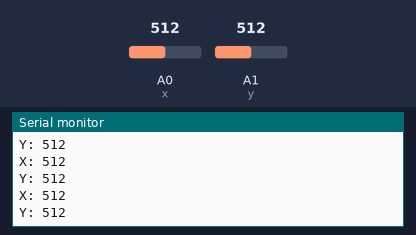
Bench run of a sketch on a simulated Arduino Uno, built with avr-gcc and run on an emulated ATmega328P. Parts: the last lines printed to the serial monitor. The inputs (shaded band) are chosen by the test bench; at power-on: A0 (x) = 512, A1 (y) = 512.

Above: at 1.2 s.
1.3 s: A0 (x) set to 610
At 1.82 s:
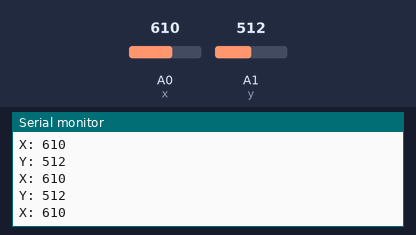
2.8 s: A1 (y) set to 610
At 2.83 s:
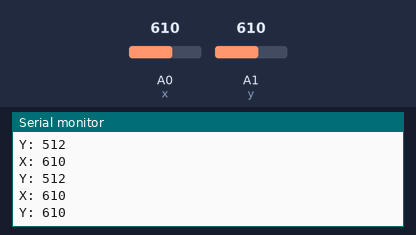
4.3 s: A0 (x) set to 590
At 4.34 s:
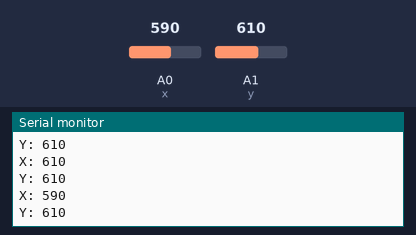
5.8 s: A1 (y) set to 590
At 5.85 s:
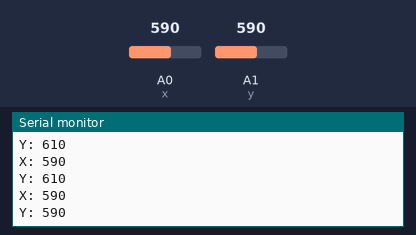
Timing chart, 0 to 8.3 s (numbered marks = the images above; inputs shaded):
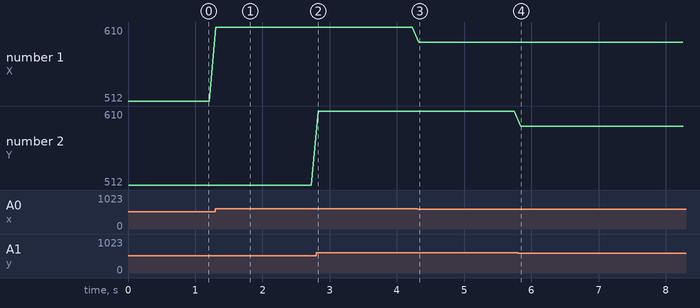

Measured:
- after the input at 1.3 s, the serial monitor: prints a new line at once (image 1)
- after the input at 2.8 s, the serial monitor: prints a new line at once (image 2)
- after the input at 4.3 s, the serial monitor: prints a new line at once (image 3)
- after the input at 5.8 s, the serial monitor: prints a new line after 0.05 s (image 4)
- plotted number 1: 512 → 610 after the input at 1.3 s, 610 → 590 after the input at 4.3 s

The sketch:

Testing.ino
```cpp
int x = A0;
int y = A1;

int sus = 3;
int jos = 5;
int stanga = 6;
int dreapta = 9;

void setup() {
  // put your setup code here, to run once:
  Serial.begin(9600);
  pinMode(x, INPUT);
  pinMode(y, INPUT);
}

void loop() {
  // put your main code here, to run repeatedly:
  int xval = analogRead(x);
  int yval = analogRead(y);

  Serial.print("X: ");
  Serial.println(xval);
  Serial.print("Y: ");
  Serial.println(yval);
  delay(100);

  if (xval > 600) {
    digitalWrite(dreapta, HIGH);
  }
  else if (xval < 400) {
    digitalWrite(stanga, HIGH);
  }
  else if ( yval > 600 ) {
    digitalWrite(sus, HIGH);
  }
  else if ( yval < 400) {
    digitalWrite(jos, HIGH);
  }
  else {
    digitalWrite(dreapta, LOW);
    digitalWrite(stanga, LOW);
    digitalWrite(sus, LOW);
    digitalWrite(jos, LOW);
  }
}
```
